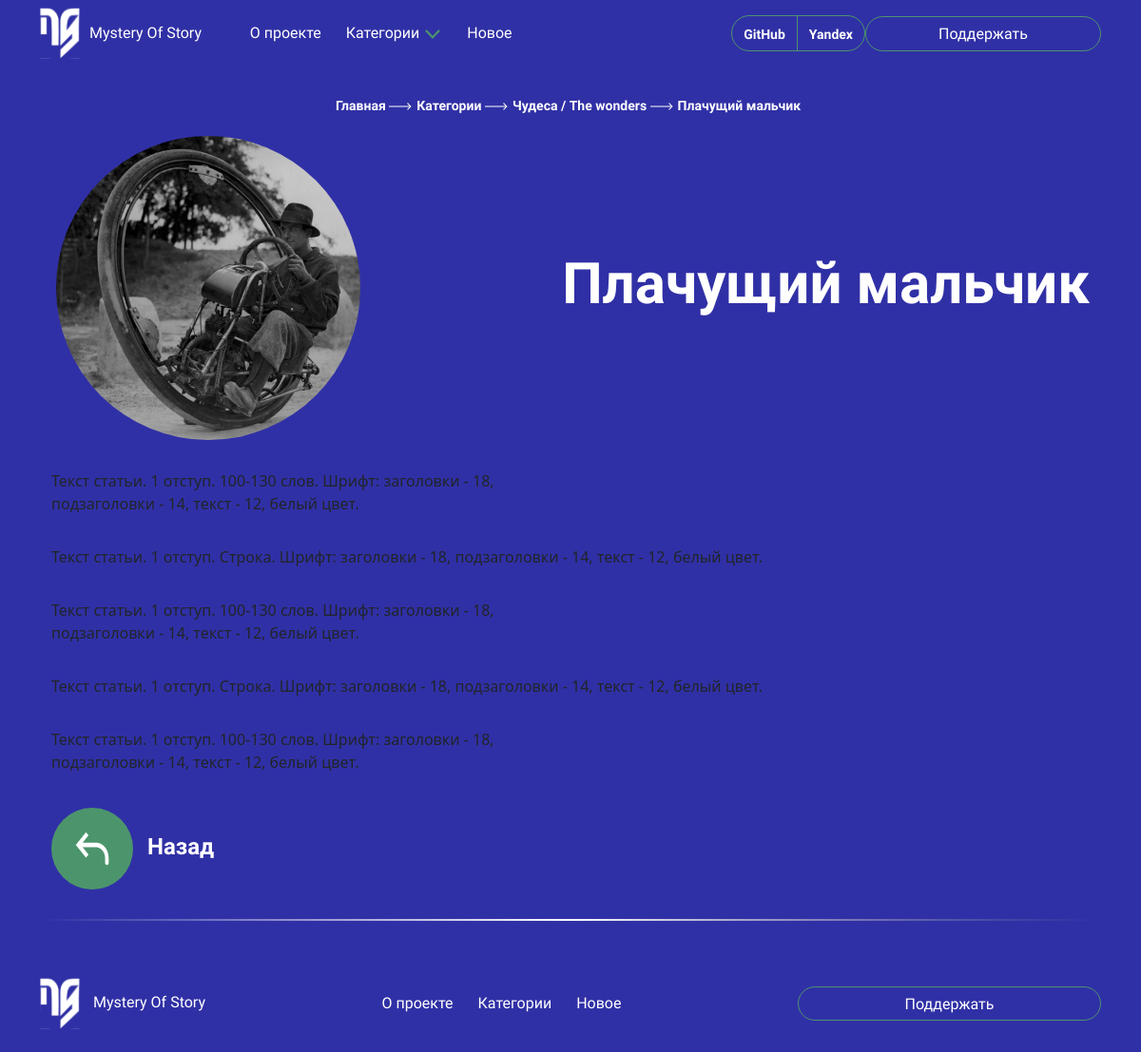
The page /articles/article_detail/2/ on the database its author committed.
### articles/models.py (models this page shows, shortened)
class Articles(models.Model):
    articles_title = models.CharField(
        max_length=30,
        verbose_name='Название статьи',
    )
    articles_title_img = models.ImageField(
        upload_to='image/articles_img/',
        verbose_name='Титульная картинка',
    )
    articles_description = models.CharField(
        max_length=50,
        default='Описание статьи для титульной страницы!',
        verbose_name='Описание статьи',
    )
    articles_text_1 = HTMLField(
        default=(
            f'Текст статьи. 1 отступ. 100-130 слов. Шрифт: заголовки - 18, подзаголовки - 14, текст - 12, белый цвет.'
        ),
        verbose_name='Текст статьи 1 (left)',
        blank=True,
    )
    article_img_1 = models.ImageField(
        upload_to='image/articles_description_img/',
        verbose_name='Картинка 1',
        blank=True,
        null=True,
    )
    articles_text_2 = HTMLField(
        default=(
            f'Текст статьи. 1 отступ. Строка. Шрифт: заголовки - 18, подзаголовки - 14, текст - 12, белый цвет.'
        ),
        verbose_name='Текст статьи 2 (string)',
        blank=True,
    )
    articles_text_3 = HTMLField(
        default=(
            f'Текст статьи. 1 отступ. 100-130 слов. Шрифт: заголовки - 18, подзаголовки - 14, текст - 12, белый цвет.'
        ),
        verbose_name='Текст статьи 3 (right)',
        blank=True,
    )
    article_img_2 = models.ImageField(
        upload_to='image/articles_description_img/',
        verbose_name='Картинка 2',
        blank=True,
        null=True,
    )
    articles_text_4 = HTMLField(
        default=(
            f'Текст статьи. 1 отступ. Строка. Шрифт: заголовки - 18, подзаголовки - 14, текст - 12, белый цвет.'
        ),
        verbose_name='Текст статьи 4 (string)',
        blank=True,
    )
    articles_text_5 = HTMLField(
        default=(
            f'Текст статьи. 1 отступ. 100-130 слов. Шрифт: заголовки - 18, подзаголовки - 14, текст - 12, белый цвет.'
        ),
        verbose_name='Текст статьи 5 (left)',
        blank=True,
    )
    category = models.ForeignKey(
        ArticlesCategories,
        on_delete=models.CASCADE,
        null=True,
        verbose_name='Категория'
    )
    author = models.ForeignKey(
        User,
        on_delete=models.CASCADE,
        null=True,
        verbose_name='Автор'
    )
    created_at = models.DateTimeField(
        auto_now_add=True,
        verbose_name='Дата создания',
    )
    is_published = models.BooleanField(
        default=False,
        verbose_name='Опубликовать'
    )
    class Meta:
        ordering = ['-created_at']
        verbose_name = 'Статья'
        verbose_name_plural = 'Статьи'

class ArticlesCategories(models.Model):
    articles_category_title = models.CharField(
        max_length=40,
        verbose_name='Категория',
    )
    articles_category_img = models.ImageField(
        upload_to='image/articles_category/',
        verbose_name='Титульная картинка категории',
    )
    articles_category_description = models.CharField(
        max_length=100,
        verbose_name='Описание',
        default='Описание категории',
    )
    created_at = models.DateField(
        auto_now_add=True,
        verbose_name='Дата публикации',
    )
    is_published = models.BooleanField(
        verbose_name='Опубликовать',
    )
    class Meta:
        verbose_name = 'Категория'
        verbose_name_plural = 'Категории'
    def __str__(self):
        return self.articles_category_title

### articles/views.py (the view)
# urls.py: path('article_detail/<int:id>/', views.article_detail, name='article_detail'),
def article_detail(request, id):
    article = get_object_or_404(Articles, pk=id)
    return render(request, 'articles/article_detail.html', {'article': article})

### templates/articles/article_detail.html (shortened to what this page needs)
{% extends "base.html" %}
{% block content %}
<div class="container-article-detail">
    <div class="row justify-content-center">
        <div class="artcile-way justify-content-center">
            <div class="to-the-main-page">
                <a class="article-way-link" href="{% url 'homepage:index' %}">
                    <p class="article-way-title">Главная
                        <img class="arrow" src="/static/img/arrow.svg">
                    </p>
                </a>
            </div>
            <div class="to-the-category-page">
                <a class="article-way-link" href="{% url 'articles:all_categories' 1 %}">
                    <p class="article-way-title">Категории
                        <img class="arrow" src="/static/img/arrow.svg">
                    </p>
                </a>
            </div>
            <div class="to-the-main-category-page">
                <a class="article-way-link" href="{% url 'articles:all_categories' article.category.id %}">
                    <p class="article-way-title">{{ article.category }}
                        <img class="arrow" src="/static/img/arrow.svg">
                    </p>
                </a>
            </div>
            <div class="this-article-name">
                <a class="article-way-link" href="{% url 'articles:article_detail' article.id %}">
                    <p class="article-way-title">{{ article.articles_title }}</p>
                </a>
            </div>
        </div>
        <div class="row one-article">
            <div class="title-article-img">
                <img class="article-title-img" src="{{ article.articles_title_img.url }}">
                <h4 class="article-title-name">{{ article.articles_title }}</h4>
            </div>
            <div class="row article-detail">
                {% if article.articles_text_1 %}
                    <div class="col-6 article-text">
                        <p class="text-of-article">{{ article.articles_text_1|safe }}</p>
                    </div>
                {% endif %}
                {% if article.articles_text_2 %}
                    <div class="col-12 article-text">
                        <p class="text-of-article">{{ article.articles_text_2|safe }}</p>
                    </div>
                {% endif %}
                {% if article.articles_text_3 %}
                    <div class="col-6 article-text">
                        <p class="text-of-article">{{ article.articles_text_3|safe }}</p>
                    </div>
                {% endif %}
                {% if article.articles_text_4 %}
                    <div class="col-12 article-text">
                        <p class="text-of-article">{{ article.articles_text_4|safe }}</p>
                    </div>
                {% endif %}
                {% if article.articles_text_5 %}
                    <div class="col-6 article-text">
                        <p class="text-of-article">{{ article.articles_text_5|safe }}</p>
                    </div>
                {% endif %}
            </div>
        </div>
        <div class="row btn-back">
            <a class="btn-back-link" href="javascript:history.back()">
                <p class="btn-back-word">
                    <img class="img-btn-back" src="/static/img/button-back.svg">Назад
                </p>
            </a>
        </div>
        <img src="/static/img/line49.png" class="main-page-img-line" style="margin-bottom: 20px;">
    </div>
</div>
{% endblock %}

### templates/articles/article_detail.html (style rules this page uses)
.container-article-detail { margin-top: 15px; }
.artcile-way { display: flex; flex-wrap: nowrap; justify-content: center; align-items: center; }
.article-way-title { font-family: "Comfortaa"; font-weight: 600; font-style: semibold; font-size: 14px; color: white; margin-right: 5px; }
.article-way-link { width: 23px; text-decoration: none; }
.one-article { margin-bottom: 20px; }
.article-title-img { width: 330px; height: 330px; border-radius: 50%; padding: 5px; object-fit: cover; filter: brightness(80%); }
.title-article-img { display: flex; align-items: center; margin-bottom: 10px; }
.article-title-name { color: white; font-family: "Unbounded"; font-weight: 700; font-style: bold; font-size: 60px; margin-left: auto; text-align: right; }
.text-of-article { color: white; font-family: "Comfortaa"; font-weight: 600; font-style: SemiBold; }
.img-btn-back { width: 86px; height: 86px; margin-right: 15px; }
.btn-back { margin-bottom: 15px; }
.btn-back-link { text-decoration: none; }
.btn-back-word { color: white; font-size: 24px; font-family: "Comfortaa"; font-weight: 600; font-style: semibold; }

### rows shown on the page
Articles: category "Чудеса / The wonders", articles_title "Плачущий мальчик", articles_title_img (picture), articles_text_1 "Текст статьи. 1 отступ. 100-130 слов. Шрифт: заголовки - 18, подзаголовки - 14, текст - 12, белый цвет.", articles_text_2 "Текст статьи. 1 отступ. Строка. Шрифт: заголовки - 18, подзаголовки - 14, текст - 12, белый цвет.", articles_text_3 "Текст статьи. 1 отступ. 100-130 слов. Шрифт: заголовки - 18, подзаголовки - 14, текст - 12, белый цвет.", articles_text_4 "Текст статьи. 1 отступ. Строка. Шрифт: заголовки - 18, подзаголовки - 14, текст - 12, белый цвет.", articles_text_5 "Текст статьи. 1 отступ. 100-130 слов. Шрифт: заголовки - 18, подзаголовки - 14, текст - 12, белый цвет."
